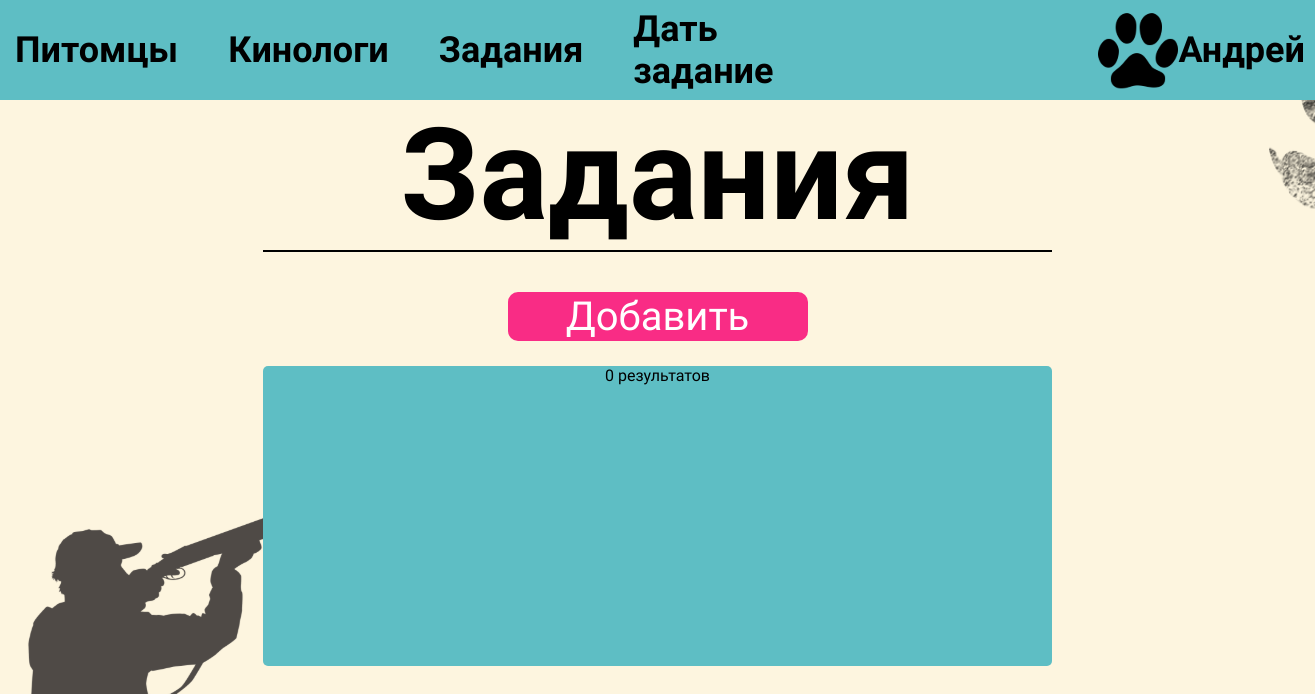
/tasks.php, run on an earlier commit of the app's database.
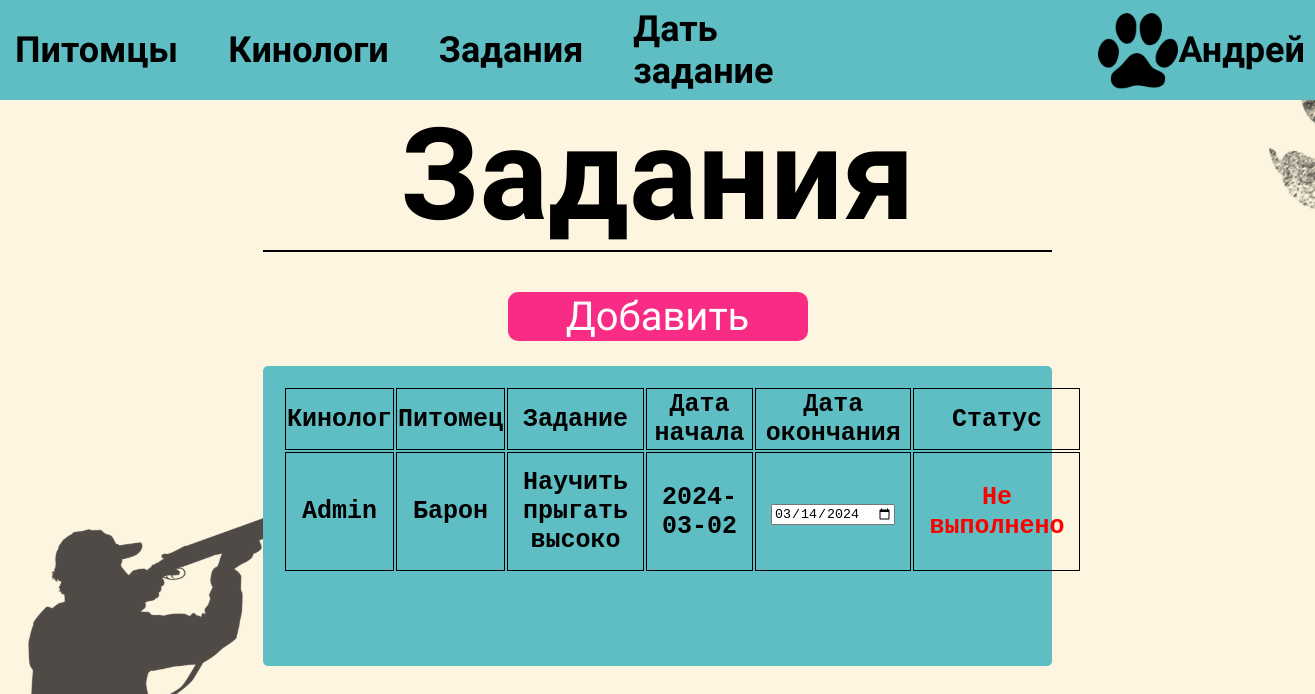
And on a later commit of the database.
### tables this page shows
CREATE TABLE `Training` (
  `id` int NOT NULL,
  `dog_id` int NOT NULL,
  `handler_id` int NOT NULL,
  `task` varchar(255) DEFAULT NULL,
  `start_date` date DEFAULT NULL,
  `end_date` date DEFAULT NULL,
  `status` tinyint NOT NULL
);

CREATE TABLE `Users` (
  `UserID` int NOT NULL,
  `Name` varchar(100) NOT NULL,
  `DateOfBirth` date DEFAULT NULL,
  `Experience` int DEFAULT NULL,
  `PhoneNumber` varchar(20) DEFAULT NULL,
  `Address` varchar(255) DEFAULT NULL,
  `PhotoPath` varchar(255) DEFAULT NULL,
  `IsAdmin` tinyint(1) NOT NULL DEFAULT '0',
  `Login` varchar(50) NOT NULL,
  `Password` varchar(100) NOT NULL
);

CREATE TABLE `Dogs` (
  `id` int NOT NULL,
  `name` varchar(50) DEFAULT NULL,
  `breed` varchar(50) DEFAULT NULL,
  `birth` date DEFAULT NULL,
  `training_goals` text,
  `features` varchar(255) DEFAULT NULL
);

### tasks.php (the view, shortened to what this page needs)
<!DOCTYPE html>
<html lang="en">
<head>
  <link rel="stylesheet" href="style.css" />
</head>
<body>
  <header class="admin_header">
    <div class="toolbar">
      <a href="pets.php">Питомцы</a>
      <a href="users.php">Кинологи</a>
      <a href="tasks.php">Задания</a>
      <a href="admin_home.php">Дать задание</a>
    </div>
    <img src="img/logo.svg" alt="">
    <p class="username">Андрей</p>
  </header>
    <div class="pets_content">
    <p class="title_content">
    Задания
    </p>
    <hr style="border: 1px solid black;">
    <button class="btn_href-pets" onclick="document.location='admin_home.php'">Добавить</button>
    <div class="table_pets">
    <?php
$servername = "localhost";
$username = "root";
$password = "";
$dbname = "dog_handlers";
$conn = new mysqli($servername, $username, $password, $dbname);
$sql = "SELECT `dog_id`, `handler_id`, `task`, `start_date`, `end_date`, `status` FROM `Training`";
$result = $conn->query($sql);
if ($result->num_rows > 0) {
    echo "<table class='table_pets-table' border='0'>";
    echo "<tr class='tr_pets'>
    <th>Кинолог</th>
    <th>Питомец</th>
    <th>Задание</th>
    <th>Дата начала</th>
    <th>Дата окончания</th>
    <th>Статус</th>
    </tr>";
    while($row = $result->fetch_assoc()) {
        $handler_id = $row["handler_id"];
        $sql_handler = "SELECT `Name` FROM `Users` WHERE `UserID` = '$handler_id'";
        $result_handler = $conn->query($sql_handler);
        $handler_name = "";
        if ($result_handler->num_rows > 0) {
            $row_handler = $result_handler->fetch_assoc();
            $handler_name = $row_handler["Name"];
        }
        $dog_id = $row["dog_id"];
        $sql_dog = "SELECT `name` FROM `Dogs` WHERE `id` = '$dog_id'";
        $result_dog = $conn->query($sql_dog);
        $dog_name = "";
        if ($result_dog->num_rows > 0) {
            $row_dog = $result_dog->fetch_assoc();
            $dog_name = $row_dog["name"];
        }
        $status = $row["status"];
        $status_text = "";
        $status_class = "";
        if ($status == 0) {
          $status_text = "Не выполнено";
          $status_class = "not-completed";
        } else {
          $status_text = "Выполнено";
          $status_class = "completed";
        }
        echo "<tr>";
        echo "<td class='td_pets'>" . $handler_name . "</td>";
        echo "<td class='td_pets'>" . $dog_name . "</td>";
        echo "<td class='td_pets'>" . $row["task"] . "</td>";
        echo "<td class='td_pets'>" . $row["start_date"] . "</td>";
        echo "<td class='td_pets'><input type='date' value='" . $row["end_date"] . "'></td>";
        echo "<td class='td_pets " . $status_class . "'>" . $status_text . "</td>";
        echo "</tr>";
    }
    echo "</table>";
} else {
    echo "0 результатов";
}
?>
    </div>
    </div>
  </body>
</html>

### style.css (style rules this page uses)
* { margin: 0 auto; padding: 0 auto; transition: 0.5s; }
body { background: url(img/background.svg) fixed; font-family: "Amatic SC"; width: 100%; }
.admin_header { height: 100px; width: 100%; background-color: #5ebec4; color: black; display: flex; align-items: center; }
.toolbar { display: flex; align-items: center; gap: 50px; margin-left: 15px; margin-right: 0px; }
.toolbar a { color: black; font-size: 36px; text-decoration: none; font-weight: 700; }
.admin_header img { width: 80px; margin-left: 325px; }
.admin_header p { font-size: 36px; font-weight: 700; margin-right: 15px; }
.title_content { font-size: 128px; font-weight: 700; }
.pets_content { width: 60%; text-align: center; }
.btn_href-pets { width: 300px; color: #fff; background-color: #f92c85; border: none; border-radius: 10px; font-family: "Amatic SC"; margin-top: 40px; font-size: 40px; cursor: pointer; }
.table_pets { width: 100%; margin-top: 25px; background-color: #5ebec4; min-height: 300px; border-radius: 5px; }
.table_pets-table { width: 95%; padding: 20px; border: none; }
.tr_pets { font-size: 25px; font-family: "Courier New", Courier, monospace; }
.tr_pets th { border: 1px solid black; }
.td_pets { font-size: 25px; font-family: "Courier New", Courier, monospace; border: 1px solid black; padding: 15px; }

### tasks.php (style rules this page uses)
.td_pets { font-weight: bold; }
.not-completed { color: red; }

What changed in the data, as far as the page shows it:
added training: handler.Name "Admin", dog.name "Барон", task "Научить прыгать высоко", start_date "2024-03-02", end_date "03/14/2024", status "Не выполнено"
Also different on the page:
text no longer shown: "0 результатов"
text now shown: "Кинолог Питомец Задание Дата начала Дата окончания Статус"
